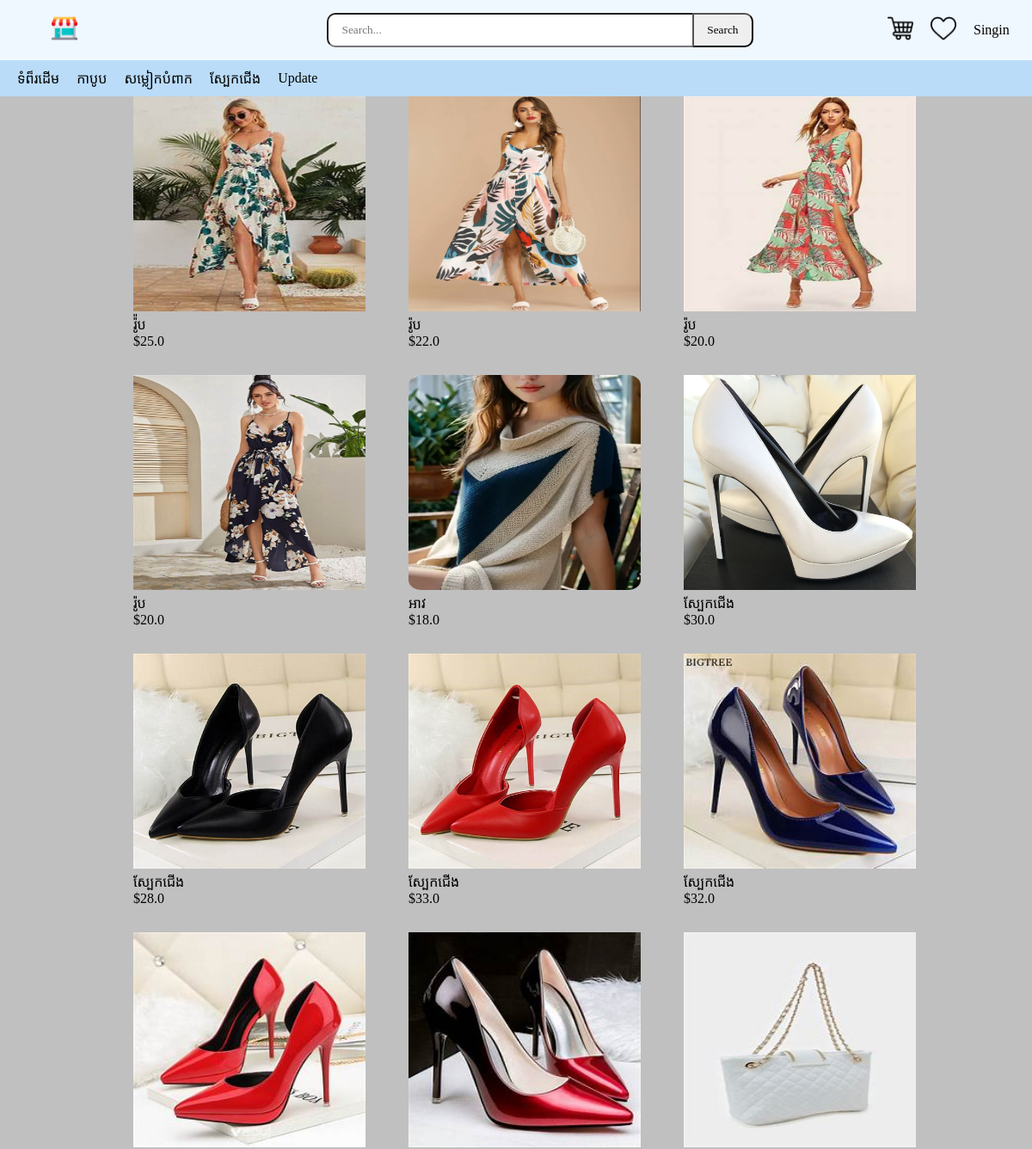
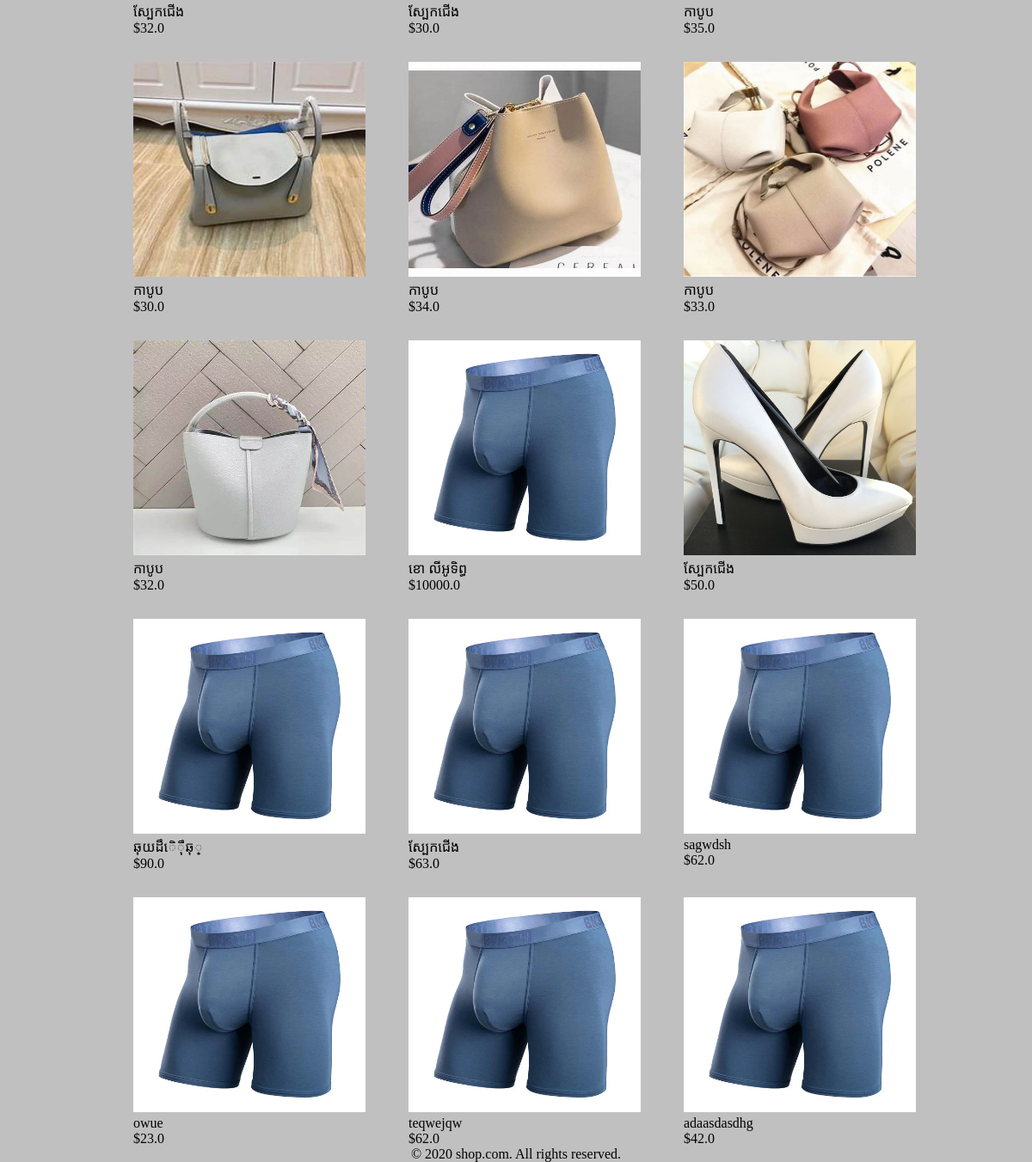
The page /shop/home on the database its author committed (2 pictures, top to bottom).
### shop/models.py (models this page shows, shortened)
class Catagory(models.Model):
    name = models.CharField(max_length=255)

class product(models.Model):
    name = models.CharField(max_length=255)
    catagory = models.ForeignKey(Catagory, on_delete=models.CASCADE)
    price = models.FloatField()
    valume = models.CharField(max_length=10)
    disciptions = models.CharField(max_length=255)
    img = models.ImageField(upload_to='img/')

### shop/views.py (the view)
# urls.py: path('home', views.homepage, name='home'),
def homepage(request ,id=None):
    catagories = Catagory.objects.order_by('name')
    filter = request.GET.get('Search','')
    if filter !="":
        Poduct = product.objects.filter(name__icontains=filter).order_by('name')
        return render(request,'shop/homepage.html' ,{'Poduct':Poduct ,'catagories':catagories ,'filters':filter})
    if id is None:
        Poduct = product.objects.all()
        return render(request,'shop/homepage.html' ,{'Poduct':Poduct ,'catagories':catagories})
    else:
        Poduct = product.objects.filter(catagory_id=id)
        return render(request,'shop/homepage.html' ,{'Poduct':Poduct ,'catagories':catagories})

### shop/templates/shop/homepage.html
{% extends "shop/index.html" %} {% load static %} {% block body %}
{% for x in catagories %} {% endfor %} {% for x in Poduct %}
<a href="{% url 'product_detail' id=x.id %}">
  <img src="{{ x.img.url }}" alt="{{ x.name }}" width="270" height="250" />
  <div class="product_name">{{ x.name }}</div>
  <div class="product_price">${{ x.price }}</div>
</a>
{% endfor %}
{% endblock %}

### shop/templates/shop/index.html (shortened to what this page needs)
<!DOCTYPE html>
{% load static %}
<html lang="en">
  <head>
    <link rel="stylesheet" href="{% static 'css/style.css' %}" />
  </head>
  <body>
    <div class="contaner">
      <div class="header">
        <div class="logo">
          <a href="{% url 'home' %}"
            ><img src="{%static 'img/store.png'%}" alt="logo"
          /></a>
        </div>
        <form class="search-bar" method="get">
          <input
            type="text"
            placeholder="Search..."
            name="Search"
            value="{{filters}}"
          />
          <button type="submit">Search</button>
        </form>
        <div class="btn">
          <a href="#">
            <img src="{%static 'img/shopping-cart.png'%}" alt="logo"
          /></a>
          <a href="#"> <img src="{%static 'img/heart.png'%}" alt="logo" /></a>
          <a href="#">Singin</a>
        </div>
      </div>
      <div class="nav">{% include 'shop/navs.html' %}</div>
      <div class="body">{% block body %} {% endblock %}</div>
      <div class="footer">
        <p>&copy; 2020 shop.com. All rights reserved.</p>
      </div>
    </div>
  </body>
</html>

### shop/templates/shop/navs.html (shortened to what this page needs)
<!DOCTYPE html>
{% load static %}
<html lang="en">
  <head>
    <link rel="stylesheet" href="{% static 'css/navs.css' %}" />
  </head>
  <body>
    <a href="{% url 'home' %}" id="link">ទំព៏រដើម</a>
    {% for x in catagories %}
    <a href="{% url 'catagories' id=x.id %}">{{ x.name }}</a>
    {% endfor %}
    <a href="{% url 'update' %}">Update</a>
  </body>
</html>

### shop/static/css/style.css (style rules this page uses)
* { box-sizing: border-box; font-family: Khmer OS Battambang; margin: 0; padding: 0; }
body { background-color: rgba(132, 132, 132, 0.507); }
.contaner { width: 100%; }
.logo { width: 20%; align-items: center; }
.logo img { width: 30px; height: 30px; }
.header { display: flex; justify-content: space-between; align-items: center; background-color: aliceblue; margin: 0; padding: 5px 40px; position: sticky; top: 0; }
.btn { width: 15%; display: flex; align-items: center; justify-content: space-between; padding-left: 20px; }
.btn a { text-decoration: none; color: rgb(0, 0, 0); }
.btn a img { width: 30px; height: 30px; }
.search-bar { width: 65%; padding: 10px; border-radius: 5px; display: flex; align-items: center; justify-content: center; }
.search-bar input { width: 60%; padding: 10px 15px; border-radius: 10px; border-top-right-radius: 0; border-right: none; border-bottom-right-radius: 0; }
.search-bar button { padding: 10px 15px; border-radius: 10px; padding-left: -2px; border-top-left-radius: 0; border-bottom-left-radius: 0; }
.nav { display: flex; align-items: center; justify-content: left; background-color: rgb(186, 220, 249); padding-bottom: 10px; padding-top: 10px; position: sticky; top: 65px; z-index: 100; }
.body { display: flex; flex-direction: row; flex-wrap: wrap; gap: 30px; justify-content: center; }
.footer { text-align: center; }

### shop/static/css/navs.css (style rules this page uses)
a { text-decoration: none; color: black; padding-left: 20px; }

### rows shown on the page
Catagory: name "កាបូប"
Catagory: name "សម្លៀកបំពាក"
Catagory: name "ស្បែកជើង"
product: img (picture), name "រ៉៉ូប", price "25.0"
product: img (picture), name "រ៉ូប", price "22.0"
product: img (picture), name "រ៉ូប", price "20.0"
product: img (picture), name "រ៉ូប", price "20.0"
product: img (picture), name "អាវ", price "18.0"
product: img (picture), name "ស្បែកជើង", price "30.0"
product: img (picture), name "ស្បែកជើង", price "28.0"
product: img (picture), name "ស្បែកជើង", price "33.0"
product: img (picture), name "ស្បែកជើង", price "32.0"
product: img (picture), name "ស្បែកជើង", price "32.0"
product: img (picture), name "ស្បែកជើង", price "30.0"
product: img (picture), name "កាបូប", price "35.0"
product: img (picture), name "កាបូប", price "30.0"
product: img (picture), name "កាបូប", price "34.0"
product: img (picture), name "កាបូប", price "33.0"
product: img (picture), name "កាបូប", price "32.0"
product: img (picture), name "ខោ លីអូទិព្ធ", price "10000.0"
product: img (picture), name "ស្បែកជើង", price "50.0"
product: img (picture), name "ឆុយដឹេិុឹឆុ្", price "90.0"
product: img (picture), name "ស្បែកជើង", price "63.0"
product: img (picture), name "sagwdsh", price "62.0"
product: img (picture), name "owue", price "23.0"
product: img (picture), name "teqwejqw", price "62.0"
product: img (picture), name "adaasdasdhg", price "42.0"
